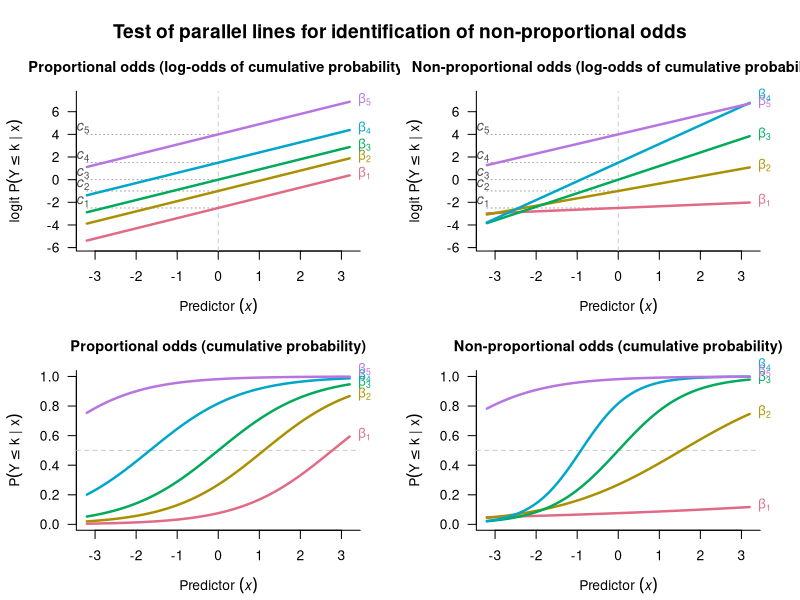
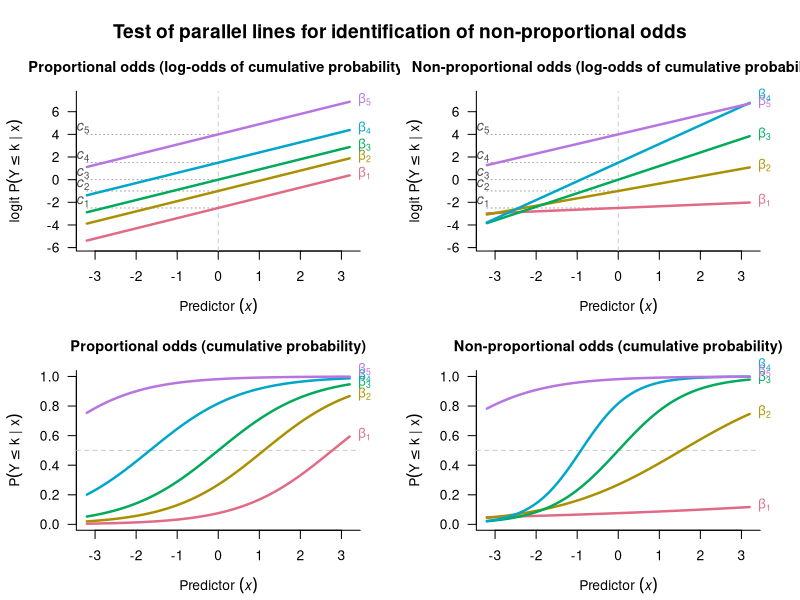

These charts were generated, in order, by the following R code:
# ------------------------------------------------------------------
# Parallel-lines (proportional odds) diagram for an ordered model
# Model:  logit[P(Y <= k | x)] = alpha_k + beta_k * x
#
# 2 x 2 layout:
#   columns : proportional odds (left) | non-proportional odds (right)
#   rows    : log-odds scale (top)     | probability scale (bottom)
#
# Lines are labelled beta_k. Cutpoints c_k = alpha_k are drawn as faint
# horizontal guides on the LOG-ODDS panels only (a cutpoint is a threshold
# on the log-odds scale, so it is a horizontal reference at height alpha_k,
# not a vertical line through the x-axis). They are omitted on the
# probability panels, where alpha_k has no threshold interpretation.
#
# The two log-odds panels share a common y-range (computed from BOTH
# coefficient sets) so slopes are visually comparable across columns.
# ------------------------------------------------------------------

po_diagram <- function(alpha, beta_prop, beta_nonprop,
                       xlim = c(-3.2, 3.2), n = 400) {
  
  stopifnot(length(alpha) == length(beta_prop),
            length(alpha) == length(beta_nonprop))
  
  x     <- seq(xlim[1], xlim[2], length.out = n)
  J     <- length(alpha)
  cols  <- hcl.colors(J, palette = "Dark 3")
  expit <- function(z) 1 / (1 + exp(-z))
  
  # cumulative logits: returns an n x J matrix
  clogits <- function(beta) sapply(seq_len(J), function(k) alpha[k] + beta[k] * x)
  
  # common y-limits for the two log-odds panels, so the parallel-vs-fanning
  # contrast is not distorted by per-panel scaling
  logit_ylim <- range(clogits(beta_prop), clogits(beta_nonprop)) + c(-0.4, 0.4)
  
  # spread a set of y-positions apart so labels keep a minimum vertical gap,
  # preserving each element's identity (only the position is nudged upward)
  spread_labels <- function(y, mingap) {
    ord <- order(y)
    ys  <- y[ord]
    for (i in seq_along(ys)[-1])
      if (ys[i] - ys[i - 1] < mingap) ys[i] <- ys[i - 1] + mingap
    out <- y
    out[ord] <- ys
    out
  }
  
  # beta_k labels at the right-hand end of each line, colour-matched,
  # nudged apart vertically if two lines end too close together
  label_lines <- function(yvals) {
    yend   <- yvals[n, ]
    mingap <- 0.04 * diff(par("usr")[3:4])
    ypos   <- spread_labels(yend, mingap)
    text(x[n], ypos,
         labels = parse(text = paste0("beta[", seq_len(J), "]")),
         pos = 4, xpd = NA, col = cols, cex = 0.9)
  }
  
  # cutpoints c_k = alpha_k : horizontal guides on the log-odds scale only,
  # each running from the left margin to x = 0 (where the cumulative logit
  # equals its intercept alpha_k) and meeting a dashed vertical line at x = 0.
  # Sorted so the smallest alpha is labelled c_1. Label heights are spread
  # apart when neighbouring cutpoints sit too close, and lifted slightly upward.
  cutpoint_guides <- function() {
    ord      <- order(alpha)                 # smallest alpha -> c_1
    a_sorted <- alpha[ord]
    abline(v = 0, lty = 2, col = "grey80")    # x = 0: curves attain alpha_k here
    for (rank in seq_along(ord)) {
      a <- a_sorted[rank]
      segments(xlim[1], a, 0, a, lty = 3, col = "grey55", lwd = 0.8)
    }
    yr     <- diff(par("usr")[3:4])
    ylab   <- spread_labels(a_sorted, 0.045 * yr)
    yoff   <- 0.028 * yr                       # lift labels a bit higher
    xoff   <- xlim[1] + 0.04 * diff(xlim)
    for (rank in seq_along(ord))
      text(xoff, ylab[rank] + yoff,
           labels = parse(text = paste0("italic(c)[", rank, "]")),
           pos = 2, xpd = NA, cex = 1, col = "grey30")
  }
  
  one_panel <- function(beta, scale = c("logit", "prob"), main) {
    scale <- match.arg(scale)
    L <- clogits(beta)
    Y <- if (scale == "logit") L else expit(L)
    ylim <- if (scale == "logit") logit_ylim else c(0, 1)
    ylab <- if (scale == "logit")
      expression("logit" ~ plain(P) * group("(", Y <= k ~ "|" ~ x, ")"))
    else
      expression(plain(P) * group("(", Y <= k ~ "|" ~ x, ")"))
    
    plot(NA, xlim = xlim, ylim = ylim,
         xlab = expression("Predictor" ~ (italic(x))), ylab = ylab,
         main = main, las = 1, bty = "l")
    
    if (scale == "logit") {
      cutpoint_guides()
    } else {
      abline(h = 0.5, col = "grey80", lty = 2)
    }
    
    for (k in seq_len(J)) lines(x, Y[, k], col = cols[k], lwd = 2.4)
    label_lines(Y)
  }
  
  op <- par(mfrow = c(2, 2), mar = c(4.2, 4.6, 3, 2.4), oma = c(0, 0, 2.5, 0),
            cex.main = 1.05, font.main = 2)
  on.exit(par(op))
  
  one_panel(beta_prop,    "logit", "Proportional odds (log-odds of cumulative probability)")
  one_panel(beta_nonprop, "logit", "Non-proportional odds (log-odds of cumulative probability)")
  one_panel(beta_prop,    "prob",  "Proportional odds (cumulative probability)")
  one_panel(beta_nonprop, "prob",  "Non-proportional odds (cumulative probability)")
  mtext("Test of parallel lines for identification of non-proportional odds",
        outer = TRUE, cex = 1.15, font = 2)
  invisible(NULL)
}

# ------------------------------------------------------------------
# Inputs
# ------------------------------------------------------------------
alpha        <- c(-2.5, -1, 0, 1.5, 4)
beta_prop    <- c(0.90, 0.90, 0.90, 0.90, 0.90)
beta_nonprop <- c(0.15, 0.65, 1.20, 1.65, 0.85)

# draw to screen
po_diagram(alpha, beta_prop, beta_nonprop)

# save for the thesis (uncomment as needed)
# pdf("po_diagram.pdf", width = 11, height = 9)
# po_diagram(alpha, beta_prop, beta_nonprop); dev.off()
png("~/Desktop/parallel_lines.png", width = 11, height = 9, units = "in", res = 600)
po_diagram(alpha, beta_prop, beta_nonprop)
dev.off()
